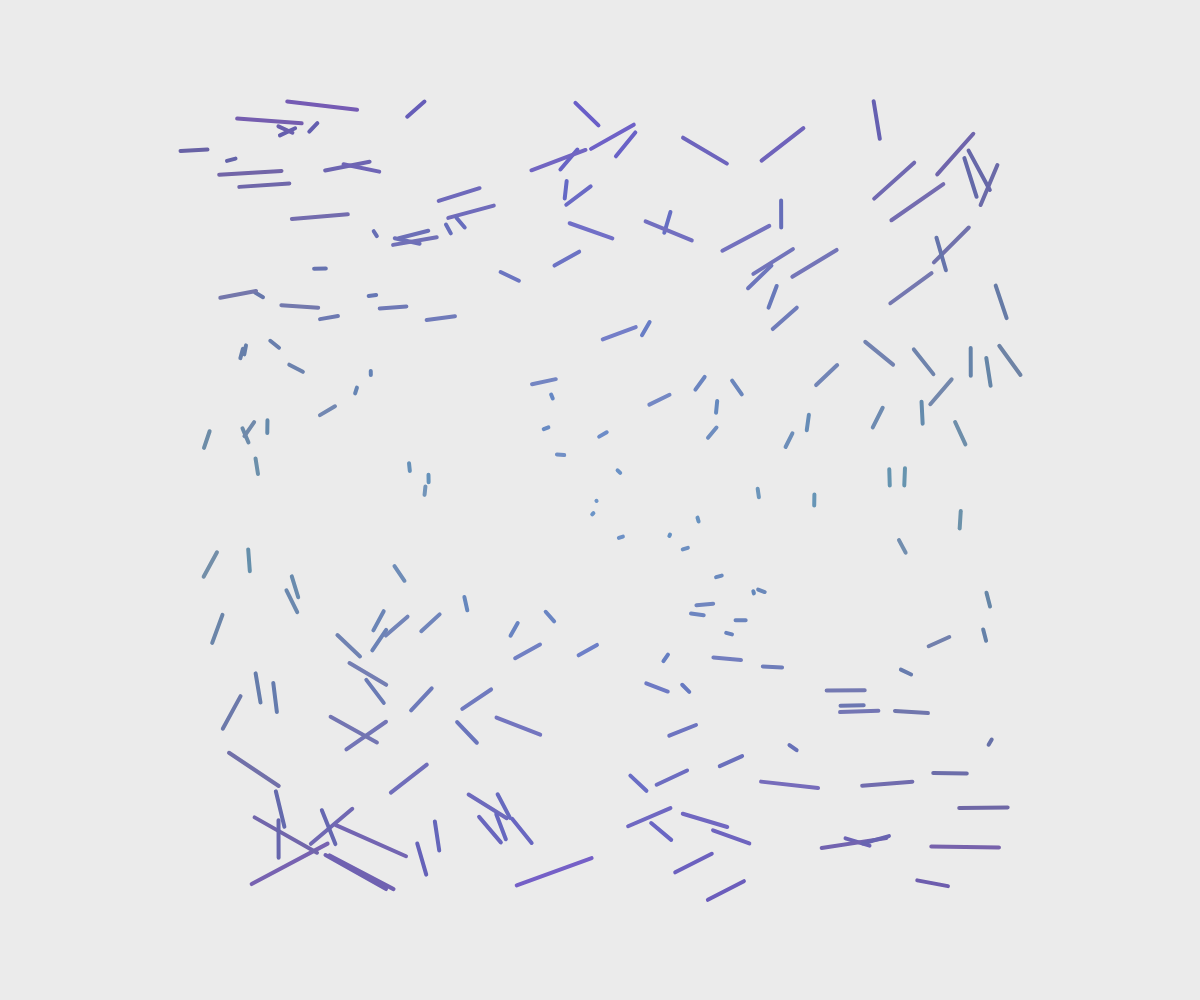
Frame 1 (no input)
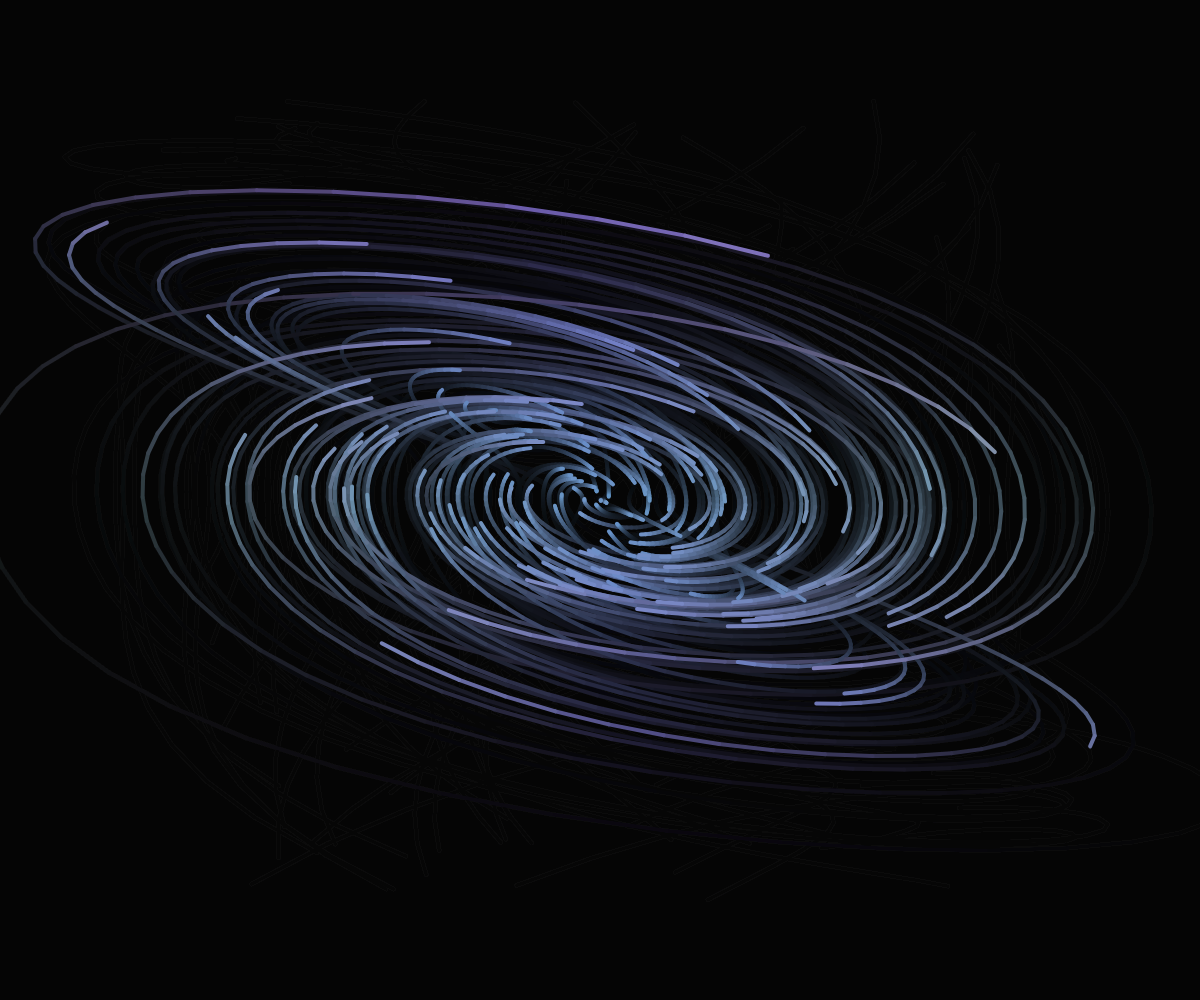
Frame 60 (no input)
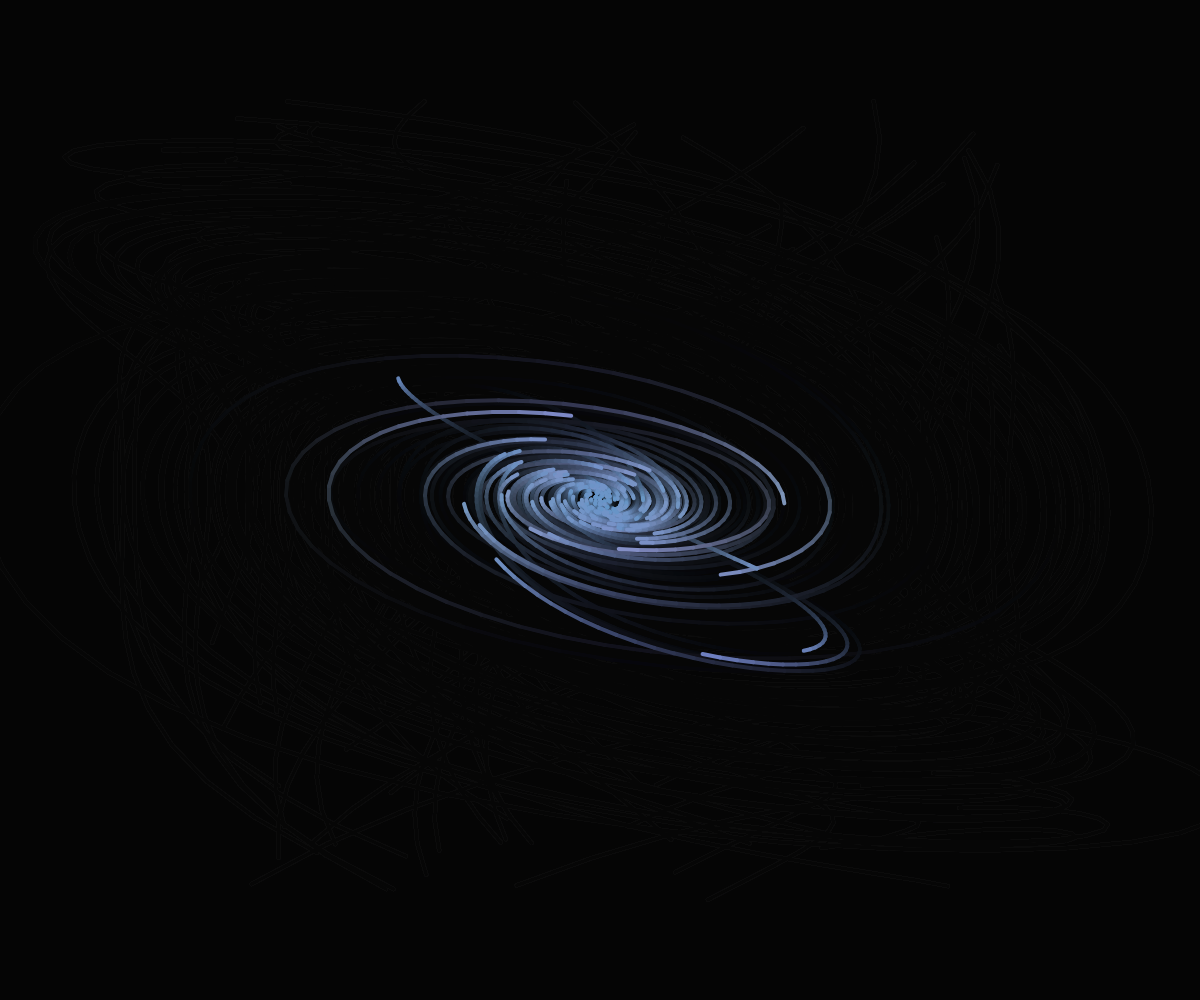
Frame 120 (the mouse pressed at the canvas centre since frame 60)

The p5.js sketch that drew these frames (run headless with seeded random() and noise() and a simulated clock; from frame 60 on, the mouse is pressed at the canvas centre):

// p5.js sketch
// ── sketch.js
let points = [];
let x = 0.1;
let y = 0;
let z = 0;
let dt = 0.02;

const scl = 40;

let particles = [];

function setup() {
  createCanvas(windowWidth, windowHeight);

  for (let i = 0; i < 200; i++) {
    particles.push(
      new Particle(random(-10, 10), random(-10, 10), random(-10, 10))
    );
  }
}

function LorenzAttractor() {
  const sigma = 10;
  const rho = 28;
  const beta = 8 / 3;

  dx = sigma * (y - x) * dt;
  dy = (x * (rho - z) - y) * dt;
  dz = (x * y - beta * z) * dt;
  x += dx;
  y += dy;
  z += dz;

  points.push(createVector(x, y, z));
}

function ThomasAttractor() {
  let b = 0.208186;
  dx = (sin(y) - b * x) * dt;
  dy = (sin(z) - b * y) * dt;
  dz = (sin(x) - b * z) * dt;
  x += dx;
  y += dy;
  z += dz;

  points.push(createVector(x, y, z));
}

function AizawaAttractor() {
  const a = 0.95;
  const b = 0.7;
  const c = 0.65;
  const d = 3.5;
  const e = 0.25;
  const f = 0.1;
  dx = ((z - b) * x - d * y) * dt;
  dy = (d * x + (z - b) * y) * dt;
  dz = (c + a * z - z ** 3 / 3 - (x ** 2 + y ** 2) * (1 + e * z)) * dt;

  x += dx;
  y += dy;
  z += dz;

  points.push(createVector(x, y, z));
}

function RosslerAttractor() {
  const a = 0.2;
  const b = 0.2;
  const c = 5.7;

  dx = (-y - z) * dt;
  dy = (x + a * y) * dt;
  dz = (b + z * (x - c)) * dt;

  x += dx;
  y += dy;
  z += dz;

  points.push(createVector(x, y, z));
}

function ChenLeeAttractor() {
  const a = 5;
  const b = -10;
  const d = -0.38;

  dx = (a * x - y * z) * dt;
  dy = (b * y + x * z) * dt;
  dz = (d * z + (x * y) / 3) * dt;

  x += dx;
  y += dy;
  z += dz;

  points.push(createVector(x, y, z));
}

function SprottBAttractor() {
  const a = 0.4;
  const b = 1.2;
  const c = 1;

  dx = a * y * z * dt;
  dy = (x - b * y) * dt;
  dz = (c - x * y) * dt;

  x += dx;
  y += dy;
  z += dz;

  points.push(createVector(x, y, z));
}

function draw() {
  background(0, 20);
  translate(width / 2, height / 2);
  frameRate(200);
  scale(scl);

  for (let p of particles) {
    p.update();
    p.show();
  }

  // background(0);
  // stroke(255);
  // RosslerAttractor();

  // translate(0, 0, -80);
  // let camX = map(mouseX, 0, width, -2000, 2000);
  // let camY = map(mouseY, 0, height, -2000, 2000);
  // camera(
  //   camX,
  //   camY,
  //   height / (4.0 * tan((PI * 30.0) / 180.0)),
  //   0,
  //   0,
  //   0,
  //   0,
  //   1,
  //   0
  // );
  // scale(20);

  // drawAttractor();
}

function drawAttractor() {
  noFill();
  strokeWeight(0.7);

  beginShape();
  for (let p of points) {
    vertex(p.x, p.y, p.z);
  }
  endShape();

  if (points.length > 1000) {
    points.shift();
  }
}

function windowResized() {
  resizeCanvas(windowWidth, windowHeight);
}

// ── particle.js
class Particle {
  constructor(x, y, z) {
    this.position = createVector(x, y, z);
    this.previous = this.position.copy();
    this.dt = 0.05;
  }

  // Aizawa
  // update() {
  //   const a = 0.95;
  //   const b = 0.7;
  //   const c = 0.65;
  //   const d = 3.5;
  //   const e = 0.25;
  //   const f = 0.1;

  //   this.previous = this.position.copy();

  //   let dx =
  //     ((this.position.z - b) * this.position.x - d * this.position.y) * this.dt;
  //   let dy =
  //     (d * this.position.x + (this.position.z - b) * this.position.y) * this.dt;
  //   let dz =
  //     (c +
  //       a * this.position.z -
  //       this.position.z ** 3 / 3 -
  //       (this.position.x ** 2 + this.position.y ** 2) *
  //         (1 + e * this.position.z)) *
  //     this.dt;

  //   this.position.x += dx;
  //   this.position.y += dy;
  //   this.position.z += dz;
  // }

  // Lorenz
  // update() {
  //   const sigma = 10;
  //   const rho = 28;
  //   const beta = 8 / 3;

  //   this.previous = this.position.copy();

  //   let dx = sigma * (this.position.y - this.position.x) * this.dt;
  //   let dy =
  //     (this.position.x * (rho - this.position.z) - this.position.y) * this.dt;
  //   let dz =
  //     (this.position.x * this.position.y - beta * this.position.z) * this.dt;
  //   this.position.x += dx;
  //   this.position.y += dy;
  //   this.position.z += dz;
  // }

  // Thomas
  // update() {
  //   let b = 0.208186;

  //   this.previous = this.position.copy();

  //   let dx = (sin(this.position.y) - b * this.position.x) * this.dt;
  //   let dy = (sin(this.position.z) - b * this.position.y) * this.dt;
  //   let dz = (sin(this.position.x) - b * this.position.z) * this.dt;

  //   this.position.x += dx;
  //   this.position.y += dy;
  //   this.position.z += dz;
  // }

  // Rossler
  // update() {
  //   const a = 0.2;
  //   const b = 0.2;
  //   const c = 5.7;

  //   this.previous = this.position.copy();

  //   let dx = (-this.position.y - this.position.z) * this.dt;
  //   let dy = (this.position.x + a * this.position.y) * this.dt;
  //   let dz = (b + this.position.z * (this.position.x - c)) * this.dt;

  //   this.position.x += dx;
  //   this.position.y += dy;
  //   this.position.z += dz;
  // }

  // Chen Lee
  // update() {
  //   const a = 5;
  //   const b = -10;
  //   const d = -0.38;

  //   this.previous = this.position.copy();

  //   let dx =
  //     (a * this.position.x - this.position.y * this.position.z) * this.dt;
  //   let dy =
  //     (b * this.position.y + this.position.x * this.position.z) * this.dt;
  //   let dz =
  //     (d * this.position.z + (this.position.x * this.position.y) / 3) * this.dt;

  //   this.position.x += dx;
  //   this.position.y += dy;
  //   this.position.z += dz;
  // }

  // Sprott B
  update() {
    const a = 0.4;
    const b = 1.2;
    const c = 1;

    this.previous = this.position.copy();

    let dx = a * this.position.y * this.position.z * this.dt;
    let dy = (this.position.x - b * this.position.y) * this.dt;
    let dz = (c - this.position.x * this.position.y) * dt;

    this.position.x += dx;
    this.position.y += dy;
    this.position.z += dz;
  }

  show() {
    stroke(
      map(abs(this.position.z), 0, width / scl, 100, 150),
      map(abs(this.position.y), 0, height / scl, 150, 0),
      map(abs(this.position.x), 0, width / scl, 200, 100)
    );
    strokeWeight(0.1);

    line(this.position.x, this.position.y, this.previous.x, this.previous.y);
  }
}
